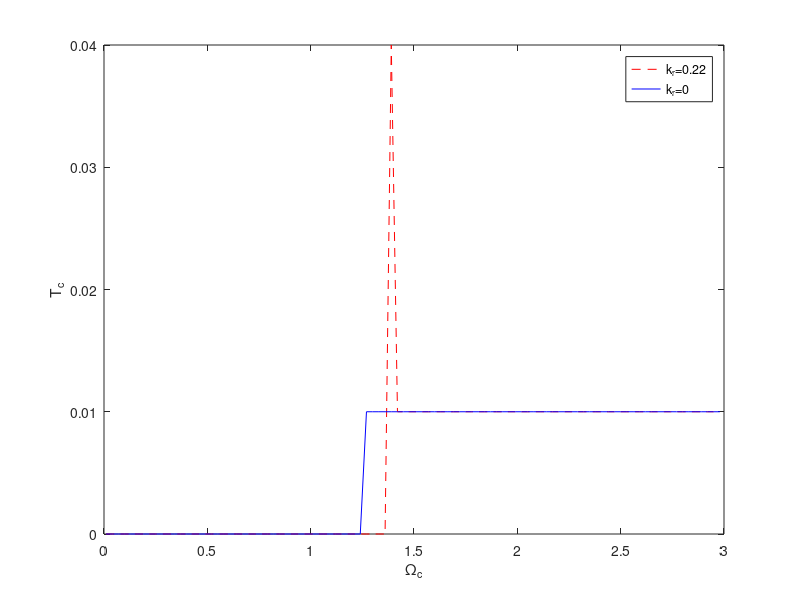
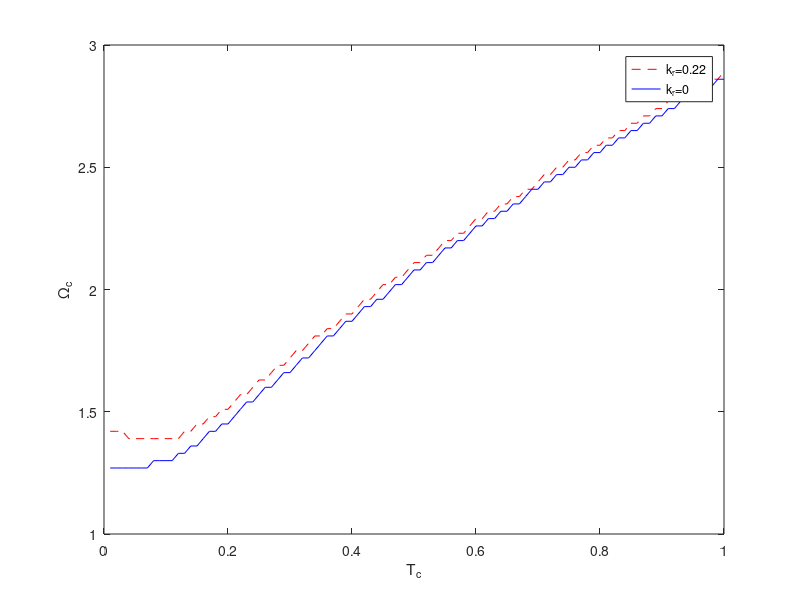

Write MATLAB code to recreate these figures, in order.
%% comparing the two results with and without SOC
% clear
% clc
% close all
% load phase_diagram.mat 
% photonkr = photon';
% clear photon
% load phase_diagram_kr_0.mat
% photon0 = photon';
% surf(aO,aT,photon0-photonkr)
% xlabel('\Omega')
% ylabel('T')
% zlabel('photon number difference = n_{kr=0}-n_{kr=0.22} ')
%axis([0 max(aO) 0 max(aT) 0 max(max(photon))])

%% Plotting the phase boundary in two cases
clear
clc
close all
load phase_diagram.mat 
photonkr = photon;
clear photon
load phase_diagram_kr_0.mat
photon0 = photon;
clear photon
%
Tckr = zeros(1,length(aO));
for nO = 1:length(aO)
    OmegaTilde = aO(nO);
    for nT = 1:length(aT)
        T = aT(nT);
        if photonkr(nO,nT)>0
            Tckr(nO) = T;
            break;
        end
    end
end           
%
Tck0 = zeros(1,length(aO));
for nO = 1:length(aO)
    OmegaTilde = aO(nO);
    for nT = 1:length(aT)
        T = aT(nT);
        if photon0(nO,nT)>0
            Tck0(nO) = T;
            break;
        end
    end
end
figure(1)
plot(aO,Tckr,'r--',aO,Tck0,'b')
xlabel('\Omega_c')
ylabel('T_c')
legend('k_r=0.22','k_r=0')
%
Ockr = zeros(1,length(aT));
for nT = 1:length(aT)
    T = aT(nT);
    for nO = 1:length(aO)
        OmegaTilde = aO(nO);
        if photonkr(nO,nT)>0
            Ockr(nT) = OmegaTilde;
            break;
        end
    end
end            
%
Ock0 = zeros(1,length(aT));
for nT = 1:length(aT)
    T = aT(nT);
    for nO = 1:length(aO)
        OmegaTilde = aO(nO);
        if photon0(nO,nT)>0
            Ock0(nT) = OmegaTilde;
            break;
        end
    end
end 
figure(2)
plot(aT,Ockr,'r--',aT,Ock0,'b')
xlabel('T_c')
ylabel('\Omega_c')
legend('k_r=0.22','k_r=0')